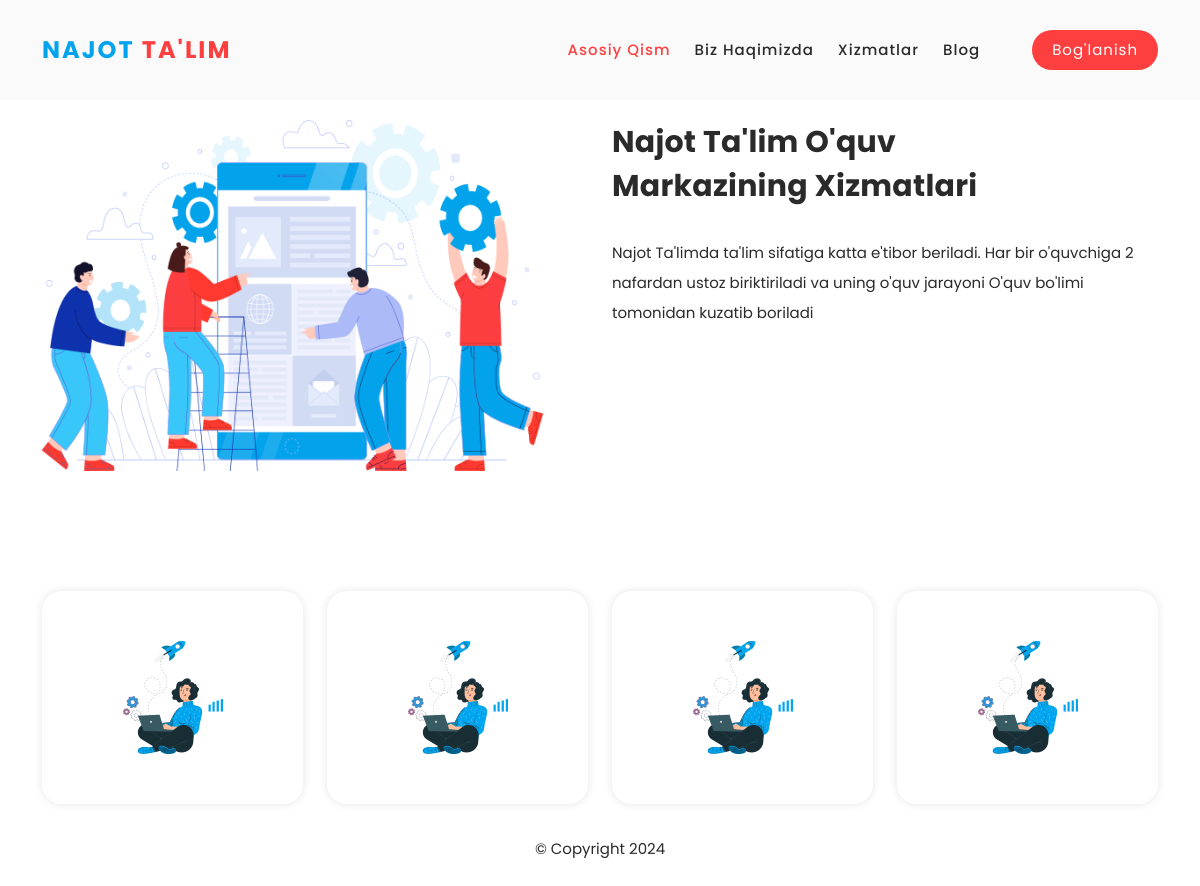
The app's page /service/ with its own data.
### main/models.py (models this page shows)
class Service(models.Model):
    title = models.CharField(max_length=255)
    body = models.TextField()
    service_title = models.TextField()

### main/views.py (the view)
# urls.py: path('service/', views.service, name='service'),
def service(request):
    service = models.Service.objects.last()
    service.service_title = service.service_title.split('#')
    context = {
        'service':service,
    }
    return render(request, 'main/service.html', context)

### templates/main/service.html (shortened to what this page needs)
{% extends 'main/base.html' %}
{% load static %}
{% block content %}
<div id="services" class="our-services section">
  <div class="container">
    <div class="row">
      <div class="col-lg-6 align-self-center  wow fadeInLeft" data-wow-duration="1s" data-wow-delay="0.2s">
        <div class="left-image">
          <img src="{% static 'main/images/services-left-image.png' %}" alt="">
        </div>
      </div>
      <div class="col-lg-6 wow fadeInRight" data-wow-duration="1s" data-wow-delay="0.2s">
        <div class="section-heading">
          <h2>{{service.title}}</h2>
          <p>{{service.body}}</p>
        </div>
      </div>
    </div>
  </div>
</div>
<div id="portfolio" class="our-portfolio section">
  <div class="container">
    <div class="row">
      {% for title in service.service_title %}
      <div class="col-lg-3 col-sm-6">
        <a href="#">
          <div class="item wow bounceInUp" data-wow-duration="1s" data-wow-delay="0.3s">
            <div class="showed-content">
              <img src="{% static 'main/images/portfolio-image.png' %}" alt="">
            </div>
          </div>
        </a>
      </div>
      {% endfor %}
    </div>
  </div>
</div>
{% endblock %}

### static/main/css/templatemo-space-dynamic.css (style rules this page uses)
html, body, div, span, applet, object, iframe, h1, h2, h3, h4, h5, h6, p, blockquote, div pre, a, abbr, acronym, address, big, cite, code, del, dfn, em, font, img, ins, kbd, q, s, samp, small, strike, strong, sub, sup, tt, var, b, u, i, center, dl, dt, dd, ol, ul, li, figure, header, nav, section, article, aside, footer, figcaption { margin: 0; padding: 0; border: 0; outline: 0; }
* { box-sizing: border-box; }
html, body { font-family: 'Poppins', sans-serif; font-weight: 400; background-color: #fff; -ms-text-size-adjust: 100%; -webkit-font-smoothing: antialiased; -moz-osx-font-smoothing: grayscale; }
a { text-decoration: none !important; }
h1, h2, h3, h4, h5, h6 { margin-top: 0px; margin-bottom: 0px; }
p { font-size: 15px; line-height: 30px; color: #2a2a2a; }
img { width: 100%; overflow: hidden; }
html, body { background: #fff; font-family: 'Poppins', sans-serif; }
.section-heading h2 { font-size: 30px; text-transform: capitalize; color: #2a2a2a; font-weight: 700; letter-spacing: 0.25px; position: relative; z-index: 2; line-height: 44px; }
.our-services { margin-top: 0px; padding-top: 120px; }
.our-services .left-image { margin-right: 45px; }
.our-services .section-heading h2 { margin-right: 100px; }
.our-services .section-heading p { margin-top: 30px; margin-bottom: 60px; }
.our-portfolio { padding-top: 120px; margin-top: 0px; }
.our-portfolio .item { position: relative; }
.our-portfolio .showed-content { top: 0px; position: relative; z-index: 3; background-color: #fff; text-align: center; padding: 50px; border-radius: 20px; box-shadow: 0px 0px 10px rgba(0,0,0,0.1); transition: all 0.5s; }
.our-portfolio .showed-content img { max-width: 100px; }

### records on screen
Service: title "Najot Ta'lim O'quv Markazining Xizmatlari", body "Najot Ta'limda ta'lim sifatiga katta e'tibor beriladi. Har bir o'quvchiga 2 nafardan ustoz biriktiriladi va uning o'quv jarayoni O'quv bo'limi tomonidan kuzatib boriladi"
